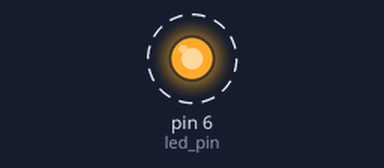
Recording of a sketch running on a simulated Arduino Uno, built with avr-gcc and run on an emulated ATmega328P. Shown: output pins drawn as LEDs (lit = HIGH). Dashed ring = blinking.

Above: at 0.5 s.
Timing chart, 0 to 4.6 s (numbered marks = the images above):
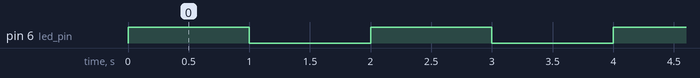

Measured:
- by itself, pin 6 (led_pin): alternates HIGH for 1.0 s and LOW for 1.0 s

The sketch:

1_blink.ino
```cpp
/*
 * 1_blink.ino
 *
 * this is a simple Arduino program to blink an led (the electronics equivalent
 * of hello world). This program turns an led on for 1 second and then off for
 * 1 second, and so on ...
 *
 * this program uses pin 6 for the led (this is the built in led on the MKR
 * series of boards).
 *
 * author: alex shenfield
 * date:   01-09-2022
 */

// INITIAL VARIABLES

// the led is connected to pin 6
const int led_pin = 6;

// CODE

// this method runs once (when the sketch starts)
void setup()
{
  // sets the digital pin as output
  pinMode(led_pin, OUTPUT);
}

// this methods loops continuously
void loop()
{
  // turn led on, wait for 1 second, turn led off, wait for 1 second,
  // repeat ...
  digitalWrite(led_pin, HIGH);
  delay(1000);
  digitalWrite(led_pin, LOW);
  delay(1000);
}
```
